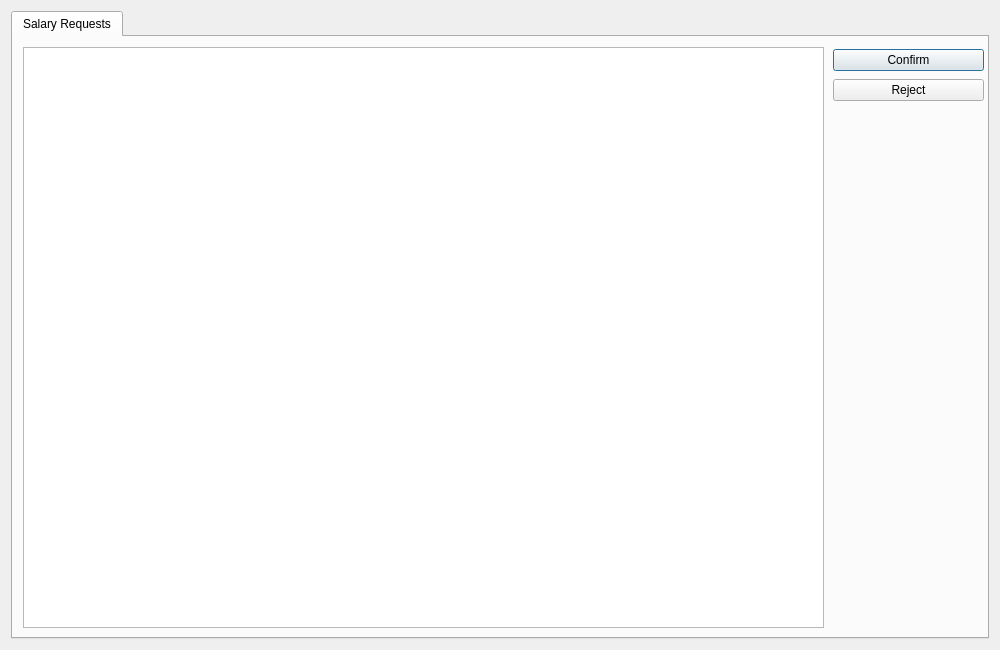
<?xml version="1.0" encoding="UTF-8"?>
<ui version="4.0">
 <class>OperatorWindow</class>
 <widget class="QDialog" name="OperatorWindow">
  <property name="geometry">
   <rect>
    <x>0</x>
    <y>0</y>
    <width>1000</width>
    <height>650</height>
   </rect>
  </property>
  <property name="windowTitle">
   <string>Dialog</string>
  </property>
  <layout class="QGridLayout" name="gridLayout">
   <item row="0" column="0">
    <widget class="QTabWidget" name="tabWidget">
     <property name="currentIndex">
      <number>0</number>
     </property>
     <widget class="QWidget" name="salary">
      <attribute name="title">
       <string>Salary Requests</string>
      </attribute>
      <widget class="QTableView" name="tableView_3">
       <property name="geometry">
        <rect>
         <x>10</x>
         <y>10</y>
         <width>801</width>
         <height>581</height>
        </rect>
       </property>
      </widget>
      <widget class="QWidget" name="layoutWidget_3">
       <property name="geometry">
        <rect>
         <x>820</x>
         <y>10</y>
         <width>151</width>
         <height>56</height>
        </rect>
       </property>
       <layout class="QVBoxLayout" name="verticalLayout_3">
        <item>
         <widget class="QPushButton" name="pushButton_5">
          <property name="text">
           <string>Сonfirm</string>
          </property>
         </widget>
        </item>
        <item>
         <widget class="QPushButton" name="pushButton_6">
          <property name="text">
           <string>Reject</string>
          </property>
         </widget>
        </item>
       </layout>
      </widget>
     </widget>
    </widget>
   </item>
  </layout>
 </widget>
 <resources/>
 <connections/>
</ui>
